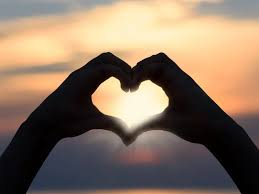
#> input picture one.jpg, 259 x 194 px
$ jupyter execute 'Gray Level Slicing.ipynb'   (shell and % lines are left out)
#> lines starting #> are read from the running program, lines starting #| are printed output that depends on the picture; after the words box and inside, x2 and y2 are one past the last pixel; in counts of white or black regions, pixels touching at a corner belong together
[cell 1]
# untuk meng import libary yang ada pada python
import cv2
import numpy as np
from skimage import data
import matplotlib.pyplot as plt
image_path = "one.jpg" # untuk memuat gambar
image = cv2.imread(image_path, 0) # untuk memuat gambar dari image path, dalam sekala keabuan
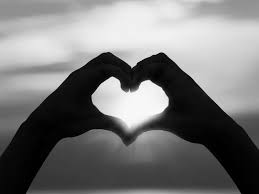
#> image: shape (194, 259); min 0, max 255, mean 119.3

row, column = image.shape # mendapatkan jumlah baris dan kolom gambar
#> row = 194; column = 259

img1 = np.zeros((row,column),dtype = 'uint8') # membuat array kosong dengan ukuran yg kosong dengan gambar


min_range = 10 # rentang nilai minimum
max_range = 60 # rentang nilai maksimum


for i in range(row): # melakukan iterasi setiap piksel menggunakan dua loop
    for j in range(column):
        if image[i,j]>min_range and image[i,j]<max_range:
            img1[i,j] = 255 # mengatur piksel menjadi putih (255) jika nilainya berada dalam range
        else:
            img1[i,j] = 0 # mengatur piksel menjadi hitam (0) jika nilainya di luar range
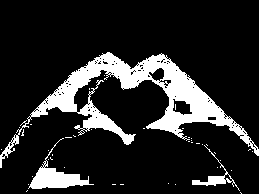
#> img1: shape (194, 259); 15.4% white; 42 white regions (39 under 20 px), largest, box (x1, y1, x2, y2) and area: (0, 52, 259, 168) 6471, (28, 138, 94, 189) 886, (192, 145, 240, 191) 302
fig, axes = plt.subplots(2, 2, figsize=(12, 12)) # membuat sebuah figure dengan ukuran 12x12 dan ukuran axes 2x2
ax = axes.ravel() # untuk mengubah array multidimensi menjadi array satu dimensi

# Menampilkan citra input dan histogram input
ax[0].imshow(image, cmap=plt.cm.gray)
ax[0].set_title("Citra Input")
ax[1].hist(image.ravel(), bins=256)
ax[1].set_title('Histogram Input')

# Menampilkan citra output dan histogram output
ax[2].imshow(img1, cmap=plt.cm.gray)
ax[2].set_title("Citra Output")
ax[3].hist(img1.ravel(), bins=256)
ax[3].set_title('Histogram Output')
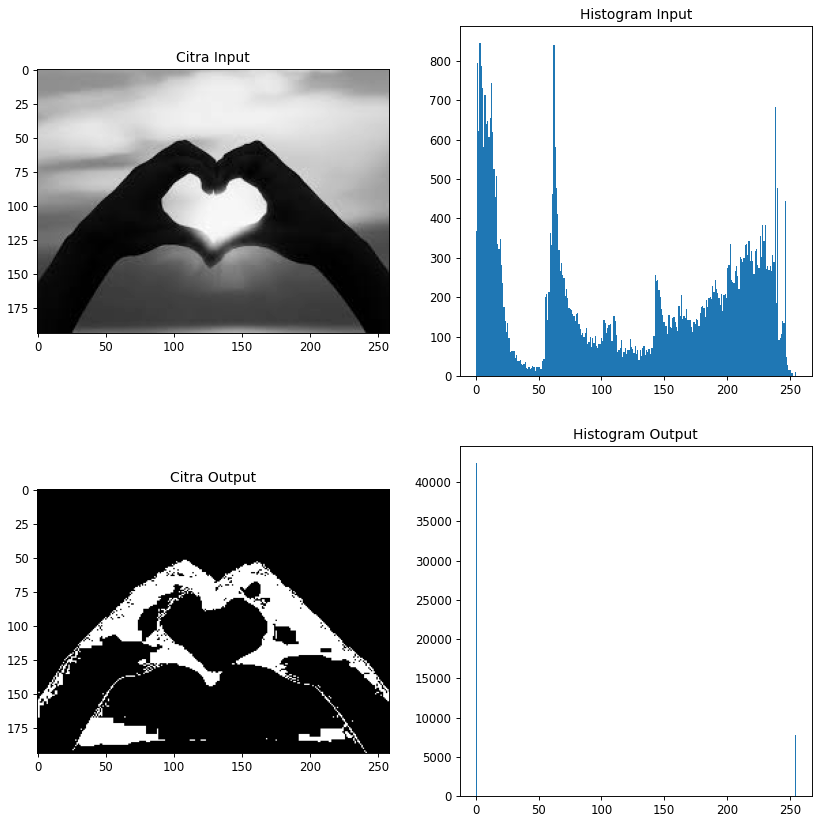
#> figure drawn by matplotlib, 4 panels; panel 2: tallest bar 846 high, from x = 2.99 to 3.98; panel 4: tallest bar 42499 high, from x = 0 to 0.996
